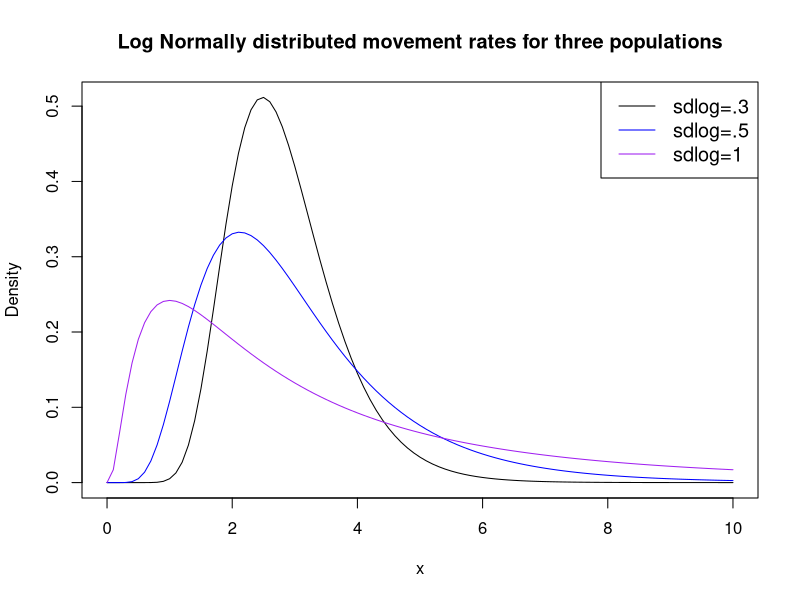
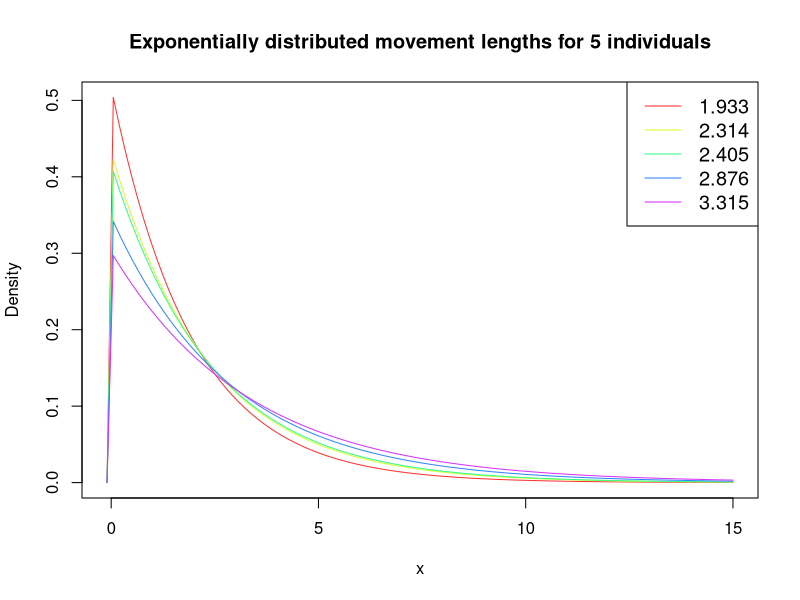
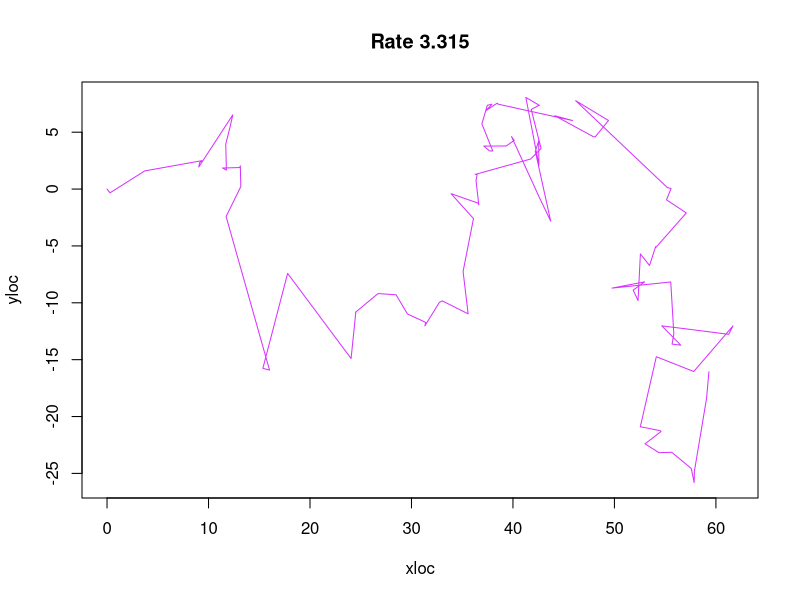
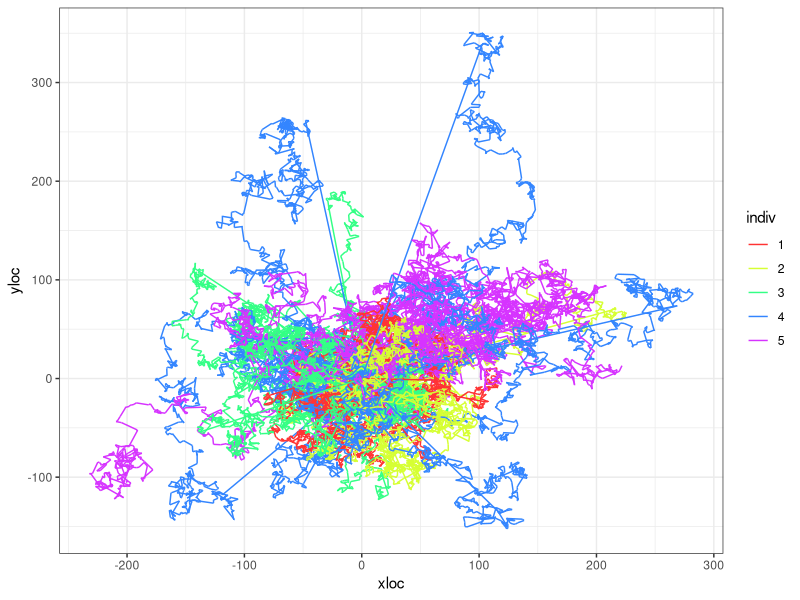
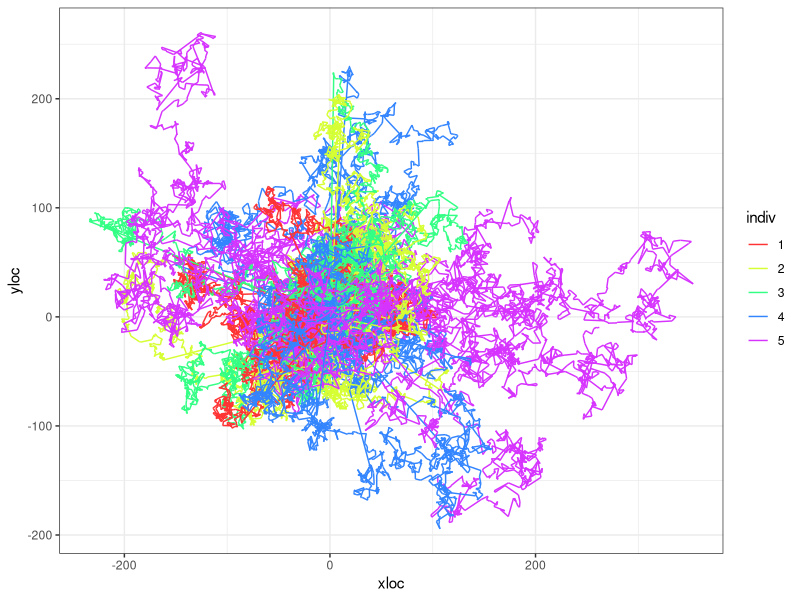
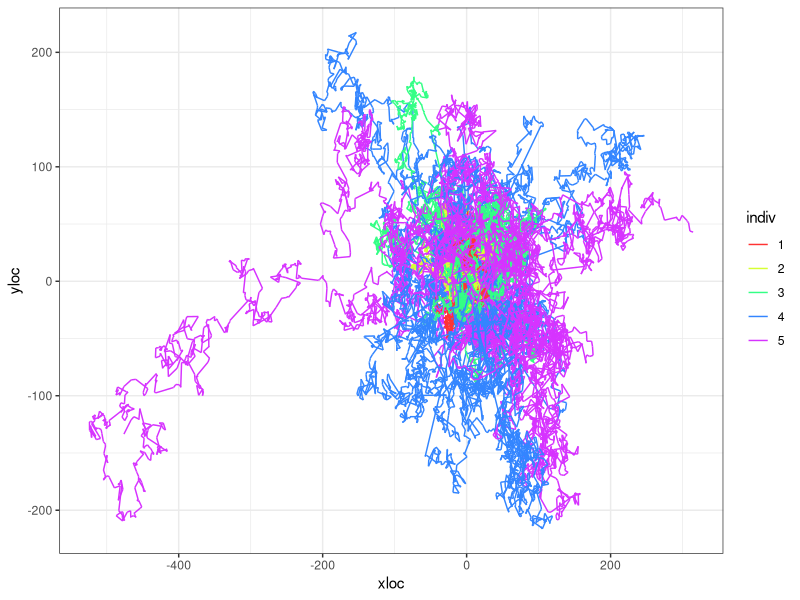
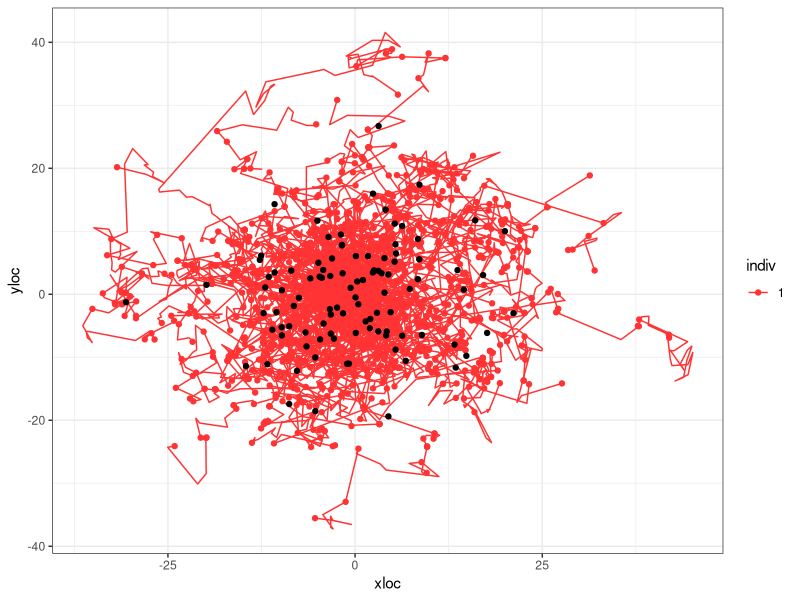
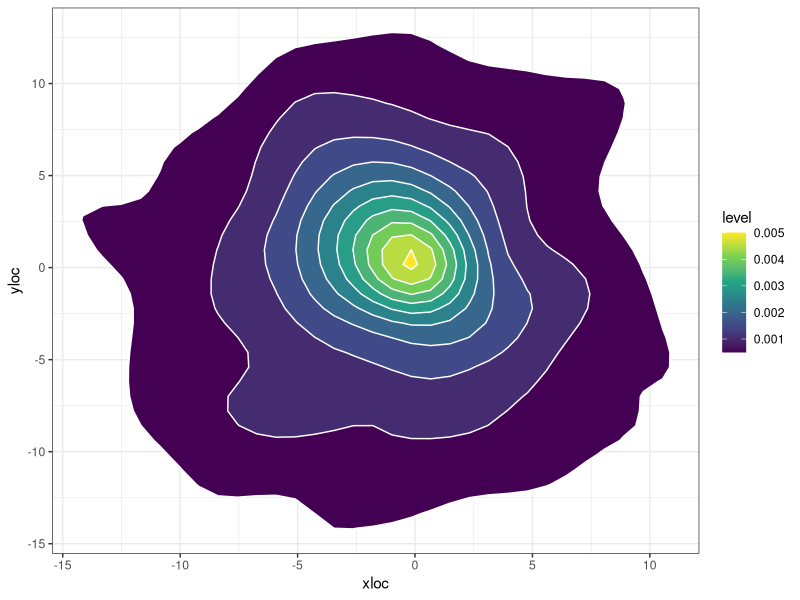

R code for these plots, in order:
## ---- chunk 1
knitr::opts_chunk$set(echo = TRUE)
## ---- chunk 2
library(dplyr)
library(tidyr)
library(ggplot2)
## ---- chunk 3
mycols <- c("black", "blue", "purple")
#create density plots
curve(dlnorm(x, meanlog=1, sdlog=.3), from=0, to=10, col=mycols[1],
      main = 'Log Normally distributed movement rates for three populations', #add title
      ylab = 'Density', #change y-axis label
      )
curve(dlnorm(x, meanlog=1, sdlog=.5), from=0, to=10, col=mycols[2], add=TRUE)
curve(dlnorm(x, meanlog=1, sdlog=1), from=0, to=10, col=mycols[3], add=TRUE)

#add legend
legend("topright", legend=c("sdlog=.3", "sdlog=.5", "sdlog=1"),
       col=mycols, lty=1, cex=1.2)
## ---- chunk 4
m_1 <- sort(round(rlnorm(5, meanlog = 1, sdlog = 0.3),3))
m_2 <- sort(round(rlnorm(5, meanlog = 1, sdlog = 0.5),3))
m_3 <- sort(round(rlnorm(5, meanlog = 1, sdlog = 1),3))
## ---- chunk 5

mycols <- rainbow(5, s=0.8)

range <- c(-0.1,15)
#create density plots
curve(dexp(x, 1/m_1[1]), #notice rate for exponential is 1/movement rate.
      from=range[1], to=range[2], 
      col=mycols[1],
      main = 'Exponentially distributed movement lengths for 5 individuals', #add title
      ylab = 'Density', #change y-axis label
      )
for(i in 2:5){
  curve(dexp(x, 1/m_1[i]), 
        from=range[1], to=range[2],
        col=mycols[i], add=TRUE)
}

#add legend
legend("topright", legend= m_1,
       col=mycols, lty=1, cex=1.2)
## ---- chunk 6
t <- 100 # Number of time steps
individual <- 5

tru.rate <- m_1[individual] # In case I want to do scale 1/rate
movedist <- rexp(t, rate = 1/tru.rate)
angle <- runif(t, min = 0, max = 360)
distx <- movedist*cos(angle)
xloc <- c(0, cumsum(distx))
disty <- movedist*sin(angle)
yloc <- c(0, cumsum(disty))
animalTraj <- data.frame(time = 0:t, xloc = xloc, yloc = yloc)

plot(x = xloc, y = yloc, col = mycols[individual], type = "l", main = paste("Rate", tru.rate))

## ---- chunk 7
sim_movement <- function(prm, t = 1000, plot.it = TRUE, return.data.frame = FALSE){
  tru.rate <- round(prm, 3)
  movedist <- rexp(t, rate = 1/tru.rate)
  angle <- runif(t, min = 0, max = 360)
  distx <- movedist*cos(angle)
  xloc <- c(0, cumsum(distx))
  disty <- movedist*sin(angle)
  yloc <- c(0, cumsum(disty))
  animalTraj <- data.frame(time = 0:t, xloc = xloc, yloc = yloc)
  if(plot.it == TRUE){
    plot(x = xloc, y = yloc, type = "l", main = paste("Rate=",tru.rate))
  }
  if(return.data.frame == TRUE){
    return(animalTraj)
  }
}
## ---- chunk 8

df <- NULL

for(j in 1:individual){
  for(k in 1:10){
  a <- sim_movement(m_1[j], plot.it = FALSE, return.data.frame = TRUE) %>% 
    mutate(indiv = as.factor(j),
           run = paste("r_", k))
  df <- rbind.data.frame(df, a)
}
}
  

df %>% 
  ggplot(., aes(x = xloc, y=yloc, group = run, color = indiv)) +
  geom_path() +
  scale_color_manual(values = mycols) +
  theme_bw()
## ---- chunk 9

df <- NULL

for(j in 1:individual){
  for(k in 1:10){
  a <- sim_movement(m_2[j], plot.it = FALSE, return.data.frame = TRUE) %>% 
    mutate(indiv = as.factor(j),
           run = paste("r_", k))
  df <- rbind.data.frame(df, a)
}
}
  

df %>% 
  ggplot(., aes(x = xloc, y=yloc, group = run, color = indiv)) +
  geom_path() +
  scale_color_manual(values = mycols) +
  theme_bw()
## ---- chunk 10

df <- NULL

for(j in 1:individual){
  for(k in 1:10){
  a <- sim_movement(m_3[j], plot.it = FALSE, return.data.frame = TRUE) %>% 
    mutate(indiv = as.factor(j),
           run = paste("r_", k))
  df <- rbind.data.frame(df, a)
}
}
  

df %>% 
  ggplot(., aes(x = xloc, y=yloc, group = run, color = indiv)) +
  geom_path() +
  scale_color_manual(values = mycols) +
  theme_bw()
## ---- chunk 11
sim_seeds <- function(nseeds = 20, m.prms = NULL,...){
  grt <- round(rgamma(nseeds, shape = 4, scale = 5))
  t.grt <- max(grt)

  df <- sim_movement(m.prms, t = t.grt, plot.it = FALSE, return.data.frame = TRUE)

  df %>% 
    left_join(., data.frame(s.id = 1:nseeds, time = grt)) %>% 
    mutate(disp = sqrt(xloc^2+yloc^2)) -> df
  
  return(df)
}

summ_seeds <- function(df = NULL){
  df %>% 
  drop_na(s.id) %>% 
  mutate(xi = (mean(xloc)-xloc)^2,
         yi = (mean(yloc)-yloc)^2) %>% 
  summarise(x = mean(xloc),
            y = mean(yloc),
            av.disp = mean(disp),
            se.disp = sd(disp)/sqrt(n()),
            dsprsn = sum(sqrt(xi+yi))/n()) -> s.df
  return(s.df)
}

# a <- sim_seeds(m.prms = m_1[1])
# summ_seeds(a)
## ---- chunk 12
nruns <- 100

df <- NULL
summ.df <- NULL

for(j in 1:1){
  for(k in 1:nruns){
    a <- sim_seeds(m.prms = m_1[j]) %>% 
      mutate(indiv = as.factor(j),
             run = factor(paste0("r_", k), levels = paste0("r_", 1:nruns)))
    
    b <- summ_seeds(a) %>% 
      mutate(indiv = as.factor(j),
             run = factor(paste0("r_", k), levels = paste0("r_", 1:nruns)))
    
    df <- rbind.data.frame(df, a) 
    summ.df <- rbind.data.frame(summ.df, b) 
}
}
  

df %>% 
  ggplot(., aes(x = xloc, y=yloc, 
                group = run,
                color = indiv)) +
  # facet_wrap(~run) +
  geom_path() +
  scale_color_manual(values = mycols) +
  geom_point(data = df %>% drop_na(s.id), 
             aes(x = xloc, y = yloc)) +
  geom_point(data = summ.df, aes(x = x, y=y), color = "black") +
  theme_bw() 

df %>% 
  ggplot(., aes(x = xloc, y = yloc)) +
  stat_density_2d(aes(fill = ..level..), geom = "polygon", colour="white") +
  # geom_bin2d(bins = 50) +
  # geom_hex() +
  scale_fill_continuous(type = "viridis") +
  theme_bw()
  
summ.df %>% 
  ggplot(., aes(y = dsprsn)) +
  geom_boxplot()

summ.df %>% 
  ggplot(., aes(x = av.disp)) +
  geom_density(color = "blue") + # for the average dispersal per run
  geom_density(data = df %>% drop_na(s.id),
                 aes(x = disp)) + # for every seed
  theme_bw()
## ---- chunk 13
# s.df <- df %>% drop_na(s.id)

s.df <- df %>% drop_na(s.id) %>% 
  sample_n(., 50)
  
library(fitdistrplus)

g <- fitdist(s.df$disp, distr = "weibull")
summary(g)
plot(g)

# library(MASS)
# fitdistr(s.df$disp, densfun = "weibull")
